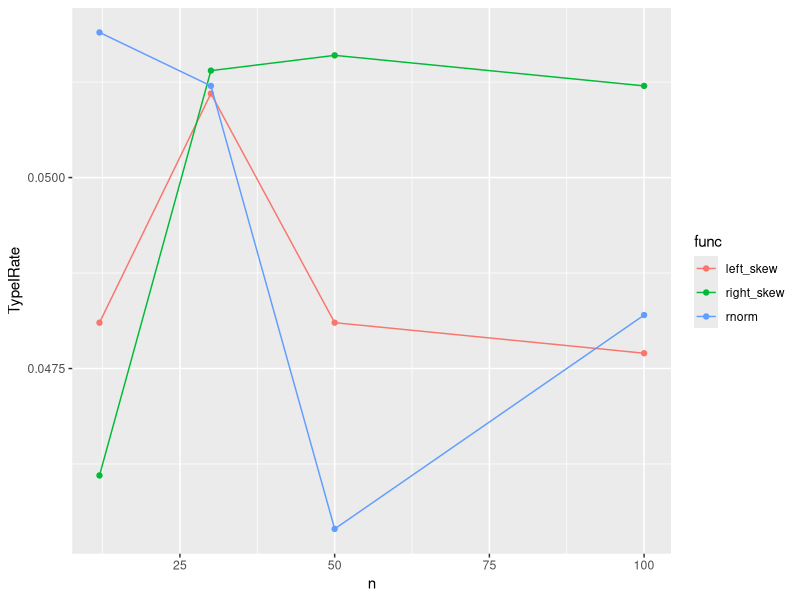

Recreate this plot in R.
## ---- chunk 1
library(sn)
library(tidyverse)

set.seed(4747)

# We will use rnorm() to draw samples from the normally distributed population.

# Let's create a function that will draw samples from the right-skewed population. 

right_skew_pop_dist <- rsn(5000000, xi = 0, omega = 1, alpha = 5)

right_skew_pop_mean <- mean(right_skew_pop_dist) # Lets establish an estimate for the right-skewed population mean.
right_skew_pop_sd <- sd(right_skew_pop_dist) # Lets establish an estimate for the right-skewed population standard deviation.

right_skew <- function(n) {
    ((rsn(n, xi = 0, omega = 1, alpha = 5)) - right_skew_pop_mean) / right_skew_pop_sd
}


# Let's create a function that will draw samples from the left-skewed population. 

left_skew_pop_dist <- rsn(5000000, xi = 0, omega = 1, alpha = -5)

left_skew_pop_mean <- mean(left_skew_pop_dist) # Lets establish an estimate for the left-skewed population mean.
left_skew_pop_sd <- sd(left_skew_pop_dist) # Lets establish an estimate for the left-skewed population standard deviation.


left_skew <- function(n) {
    ((rsn(n, xi = 0, omega = 1, alpha = -5)) - left_skew_pop_mean) / left_skew_pop_sd
}

## ---- chunk 2

set.seed(4747)

# Create function that will conduct Welch's two-sample t-test once given a sample size (n) and a distribution to sample from (func).

sim_Wtest <- function(n, func){
    # Convert function name from string to function. 
    func <- match.fun(func)

    # Generate two samples from same distribution.
    group1 <- func(n)
    group2 <- func(n)

    # Apply Welch's two-sample t-test.
    t.test(group1, group2, alternative = "two.sided", var.equal = FALSE)
}

# Create function that will conduct Welch's two-sample t-test 10,000 times for each specific sample size (n) and a distribution to sample from (func).

sim_Wtest_10000 <- function(n, func){
    map(1:10000, .f = function(y) sim_Wtest(n, func))
}

# Create a data frame with all possiable combinations of distributions and sample size. 

combo_dist_sampsize <- expand.grid(n = c(12,30,50,100), func = c("rnorm", "right_skew", "left_skew"), stringsAsFactors = FALSE)


# Lets run 10,000 simulations/Welch's t-tests on each possiable combination of distributions and sample size.

results <- map2(combo_dist_sampsize$n, combo_dist_sampsize$func, sim_Wtest_10000)


# Let's combine all simulations with their corresponding p-values into a data frame that will be used later to vizualize our results and findings
results.df <- combo_dist_sampsize |> 
    mutate(results = results) |> 
    mutate(p_values = map(results, .f = function(x) map_dbl(x, .f = function(y) y$p.value))) |> 
    select(n, func, p_values) |> 
    unnest_longer(p_values) |> 
    mutate(RejectNull = (p_values <= 0.05)) 


results.df |>  
    filter(RejectNull == TRUE) |> 
    group_by(n, func) |> 
    summarize(NumTRUE = n()) |> 
    mutate(TypeIRate = (NumTRUE / 10000)) |> 
    ggplot(aes(x = n, y = TypeIRate, color = func)) +
    geom_point() +
    geom_line()
